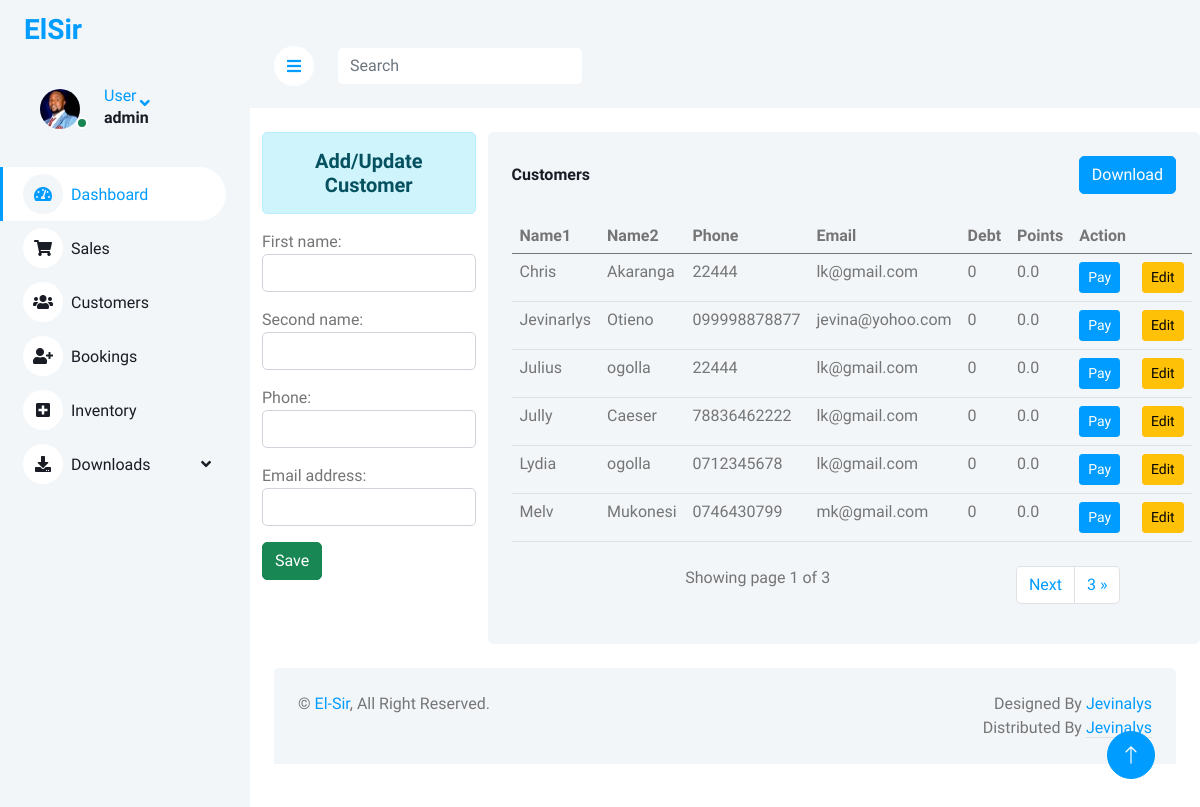
The app's page /customers/ (signed in), older data.
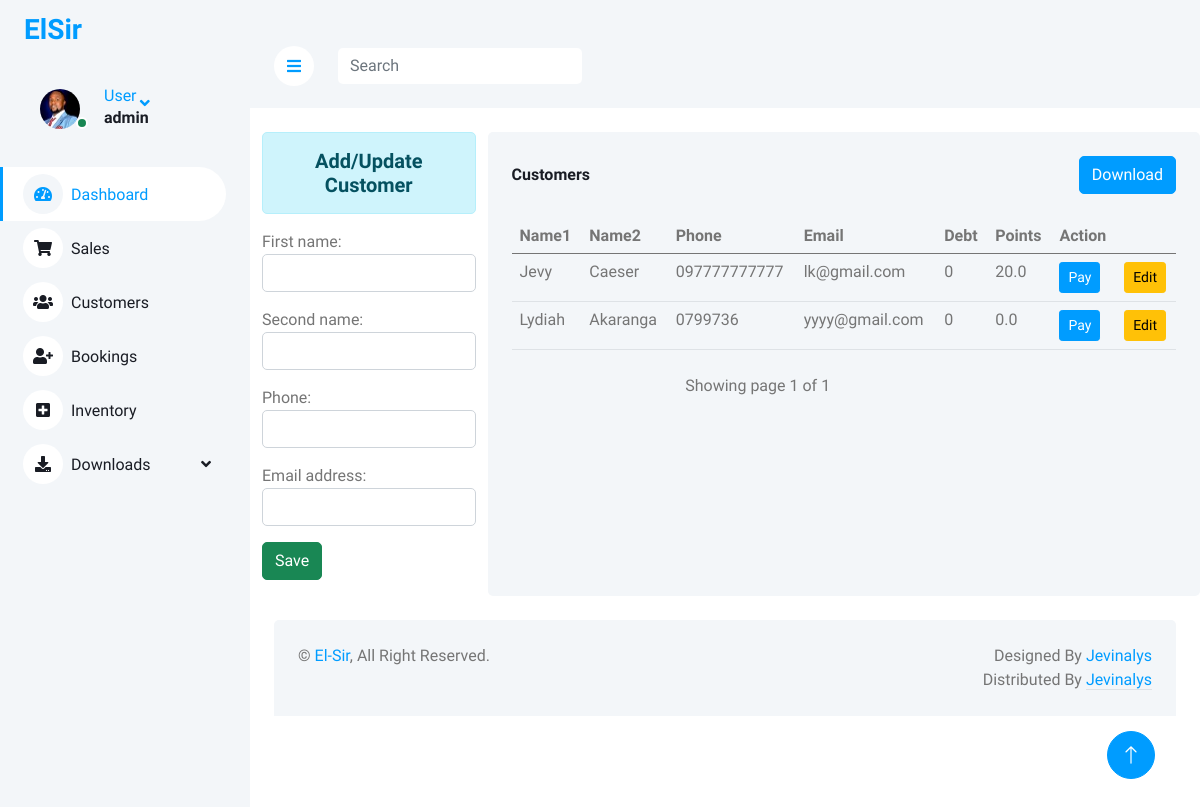
The same page, newer data.
### elsiruser/models.py (models this page shows, shortened)
class Customer(models.Model):
    first_name = models.CharField(max_length=255)
    second_name = models.CharField(max_length=255)
    phone = models.CharField(max_length=12)
    email_address =models.EmailField(null=True,blank=True)
    debt = models.IntegerField(null=True, blank=True,default=0)
    loyalty_points = models.FloatField(null=True, blank=True,default=0)

### elsiruser/views.py (the view)
# urls.py: path('customers/',views.customers, name="customers"),
@login_required(login_url='login')
def customers(request):
    customers = Customer.objects.all().order_by('first_name')
    form = CustomerForm()
    paginator = Paginator(customers,6)
    page_number = request.GET.get('page')
    page_obj =Paginator.get_page(paginator, page_number)
    context = {'customers':customers,'form':form,'page_obj':page_obj}
    return render(request,'customers.html',context)

### elsiruser/forms.py
class CustomerForm(ModelForm):
    class Meta:
        model = Customer
        fields = ['first_name','second_name','phone','email_address']
        widgets = {
            'first_name': forms.TextInput(attrs={'class':'form-control', 'id':'fnameid'}),
            'second_name': forms.TextInput(attrs={'class':'form-control', 'id':'snameid'}),
            'phone': forms.TextInput(attrs={'class':'form-control', 'id':'phoneid'}),
            'email_address': forms.EmailInput(attrs={'class':'form-control', 'id':'mailid'})
        }

### elsiruser/templates/customers.html (shortened to what this page needs)
{% extends 'base.html' %}
{% load static %}
{% block content %}
{%include 'sidebar.html' %}
<div class="content">
    <nav class="navbar navbar-expand bg-light navbar-light sticky-top px-4 py-10">
        <a href="#" class="sidebar-toggler flex-shrink-0">
            <i class="fa fa-bars"></i>
        </a>
        <form class="d-none d-md-flex mt-3 ms-4">
            <input class="form-control border-0" id="searchField" type="search" placeholder="Search">
        </form>
    </nav>
    <br>
    <div class="container-fluid">
        <div class="row">
            <div class="col-sm-3">
                <h5 class="text-center alert alert-info">Add/Update Customer</h5>
                <form action="" method="POST" name="cform" id="cform">
                    {{form.as_p}}
                    <input type="button" class="btn btn-success" value="Save" id="btnsave">
                </form>
            </div>
            <div class="bg-light text-center rounded p-4 col-sm-9">
                <div class="d-flex align-items-center justify-content-between mb-4">
                        <h6 class="mb-0">Customers</h6>
                        <a href="{% url 'customer-excel' %}" class="btn btn-primary">Download</a>
                    </div>
                    <div class="app-table" >
                        <table class="table table-hover">
                            <thead>
                                <tr>
                                    <th scope="col">Name1</th>
                                    <th scope="col">Name2</th>
                                    <th scope="col">Phone</th>
                                    <th scope="col">Email</th>
                                    <th scope="col">Debt</th>
                                    <th scope="col">Points</th>
                                    <th scope="col">Action</th>
                                    <th scope="col"></th>
                                </tr>
                            </thead>
                            <tbody id="tbody">
                                {% for customer in page_obj %}
                                <tr>
                                    <td>{{customer.first_name}}</td>
                                    <td>{{customer.second_name}}</td>
                                    <td>{{customer.phone}}</td>
                                    <td>{{customer.email_address}}</td>
                                    <td>{{customer.debt}}</td>
                                    <td>{{customer.loyalty_points}}</td>
                                    <td><a class="btn btn-sm btn-primary" id="addpayment" href="{% url 'addSales' customer.id %}" >Pay</a></td>
                                       <td> <input type="button" value="Edit" class="btn btn-warning btn-sm btn-edit" data-sid="{{customer.id}}"></td>
                                </tr>
                                {% endfor %}
                            </tbody>
                        </table>
                    </div>
                    <div class="pagination-container pt-2">
                        <div class="row">
                            <div class="col-md-9">
                                Showing page {{page_obj.number}} of {{ page_obj.paginator.num_pages }}
                              </div>
                              <ul class="pagination align-right float-right mr-auto , col-md-3">
                                {% if page_obj.has_next %}
                                <li class="page-item"> <a class="page-link" href="?page={{ page_obj.next_page_number }}">Next</a></li>
                                <li class="page-item"> <a class="page-link" href="?page={{ page_obj.paginator.num_pages }}">{{ page_obj.paginator.num_pages}} &raquo;</a></li>
                                {% endif %}
                                </ul>
                        </div>
                    </div>
            </div>
    {% endblock %}

Row changes from the older to the newer data that the page shows:
removed Customer: first_name "Chris", second_name "Akaranga", phone "22444", email_address "lk@gmail.com", debt "0", loyalty_points "0.0"
removed Customer: first_name "Jevinarlys", second_name "Otieno", phone "099998878877", email_address "jevina@yohoo.com", debt "0", loyalty_points "0.0"
removed Customer: first_name "Julius", second_name "ogolla", phone "22444", email_address "lk@gmail.com", debt "0", loyalty_points "0.0"
removed Customer: first_name "Jully", second_name "Caeser", phone "78836462222", email_address "lk@gmail.com", debt "0", loyalty_points "0.0"
removed Customer: first_name "Lydia", second_name "ogolla", phone "0712345678", email_address "lk@gmail.com", debt "0", loyalty_points "0.0"
removed Customer: first_name "Melv", second_name "Mukonesi", phone "0746430799", email_address "mk@gmail.com", debt "0", loyalty_points "0.0"
added Customer: first_name "Jevy", second_name "Caeser", phone "097777777777", email_address "lk@gmail.com", debt "0", loyalty_points "20.0"
added Customer: first_name "Lydiah", second_name "Akaranga", phone "0799736", email_address "yyyy@gmail.com", debt "0", loyalty_points "0.0"
Text that changed along with them:
{{ page_obj.paginator.num_pages }}: "3" → "1"
{{ page_obj.paginator.num_pages }}: "3" → (not shown)
text no longer shown: "Next »"
